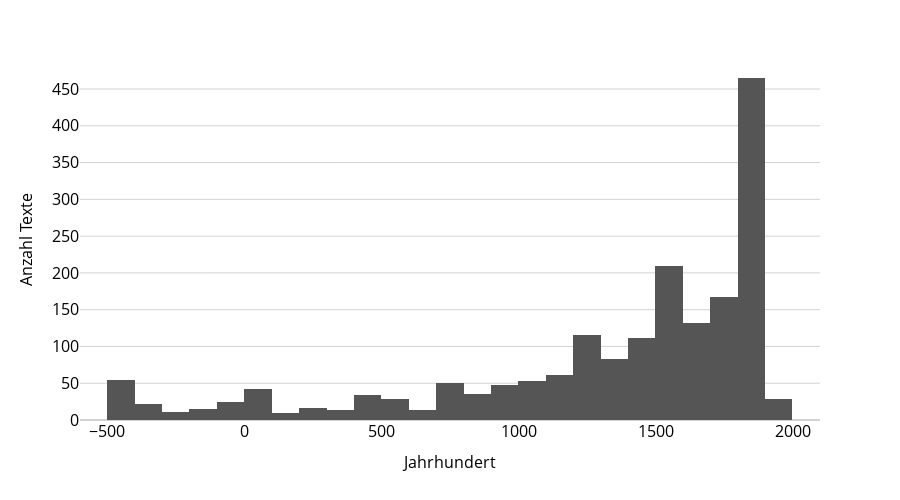

Notebook cell for this chart:
### Markdown cell above
# Behandelte Zeiten

### Code cell
meta_plot = meta_anth.copy()
meta_plot['jahrhundert_mitte'] = meta_plot['jahrhundert_mitte'].clip(-500)

fig = px.histogram(
    meta_plot,
    x = 'jahrhundert_mitte',
    labels = {'jahrhundert_mitte' : 'Jahrhundert'},
    # color_discrete_sequence=['grey']
)
fig.update_layout(
    width=900, height=500,
    xaxis=dict(tickfont=dict(size=16), titlefont=dict(size=16), range=[-600, 2100]),
    yaxis=dict(title='Anzahl Texte', tickfont=dict(size=16), titlefont=dict(size=16)),
    legend=dict(font = dict(size=16), traceorder = 'normal'),
    showlegend=False
)
fig = update_fig_for_publication(fig, make_grey=True)
fig.write_image(f"plots/6.6 Behandelte Jahrhunderte.pdf")
fig.show()

### Figure 1 — Plotly figure (JSON) as saved in the notebook; plotly's stock layout.template omitted (floating-point values rounded to 4 significant figures; data arrays with more than 128 entries replaced by an {"elided": "..."} marker saying what was removed)
{"data": [{"alignmentgroup": "True", "bingroup": "x", "hovertemplate": "Jahrhundert=%{x}<br>count=%{y}<extra></extra>", "legendgroup": "", "marker": {"color": "#555555", "pattern": {"shape": ""}}, "name": "", "offsetgroup": "", "orientation": "v", "showlegend": false, "type": "histogram", "x": {"elided": "1850 int values"}, "xaxis": "x", "yaxis": "y"}], "layout": {"barmode": "relative", "font": {"color": "black"}, "height": 500, "legend": {"bordercolor": "black", "borderwidth": 1, "font": {"size": 16}, "tracegroupgap": 0, "traceorder": "normal"}, "margin": {"t": 60}, "paper_bgcolor": "white", "plot_bgcolor": "white", "showlegend": false, "width": 900, "xaxis": {"anchor": "y", "color": "black", "domain": [0, 1], "gridcolor": "white", "range": [-600, 2100], "showgrid": false, "tickfont": {"size": 16}, "title": {"font": {"size": 16}, "text": "Jahrhundert"}, "type": "linear"}, "yaxis": {"anchor": "x", "autorange": true, "color": "black", "domain": [0, 1], "gridcolor": "lightgray", "range": [0, 489.5], "tickfont": {"size": 16}, "title": {"font": {"size": 16}, "text": "Anzahl Texte"}, "zerolinecolor": "lightgray"}}}
